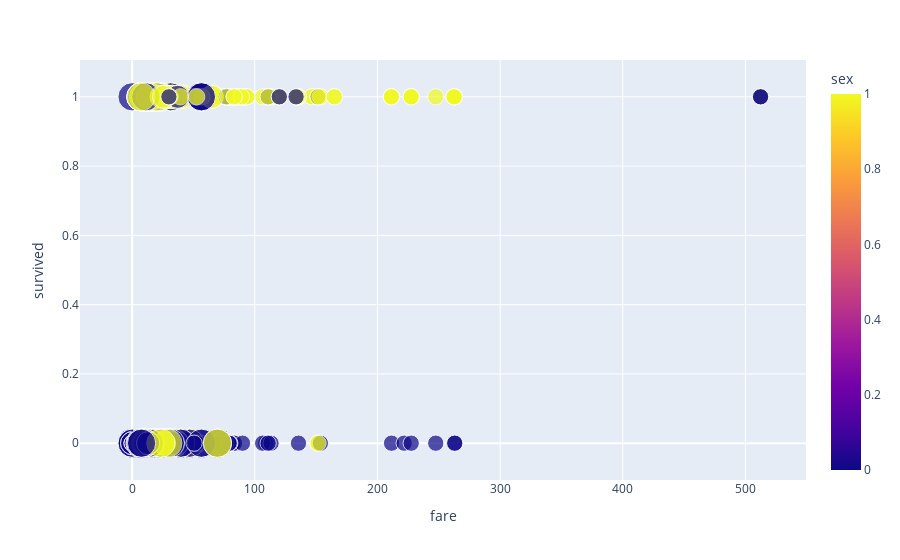

Here is the notebook cell this chart was saved with:
### Code cell
scatter = px.scatter(df, x = "fare", y = "survived", color = "sex", size = "pclass")
scatter.show()

### Figure 1 — Plotly figure (JSON) as saved in the notebook; plotly's stock layout.template omitted (floating-point values rounded to 4 significant figures; data arrays with more than 128 entries replaced by an {"elided": "..."} marker saying what was removed)
{"data": [{"hovertemplate": "fare=%{x}<br>survived=%{y}<br>pclass=%{marker.size}<br>sex=%{marker.color}<extra></extra>", "legendgroup": "", "marker": {"color": {"elided": "889 int values"}, "coloraxis": "coloraxis", "size": {"elided": "889 int values"}, "sizemode": "area", "sizeref": 0.0075, "symbol": "circle"}, "mode": "markers", "name": "", "orientation": "v", "showlegend": false, "type": "scatter", "x": {"elided": "889 float values"}, "xaxis": "x", "y": {"elided": "889 int values"}, "yaxis": "y"}], "layout": {"coloraxis": {"colorbar": {"title": {"text": "sex"}}, "colorscale": [[0, "#0d0887"], [0.1111, "#46039f"], [0.2222, "#7201a8"], [0.3333, "#9c179e"], [0.4444, "#bd3786"], [0.5556, "#d8576b"], [0.6667, "#ed7953"], [0.7778, "#fb9f3a"], [0.8889, "#fdca26"], [1, "#f0f921"]]}, "legend": {"itemsizing": "constant", "tracegroupgap": 0}, "margin": {"t": 60}, "xaxis": {"anchor": "y", "domain": [0, 1], "title": {"text": "fare"}}, "yaxis": {"anchor": "x", "domain": [0, 1], "title": {"text": "survived"}}}}
